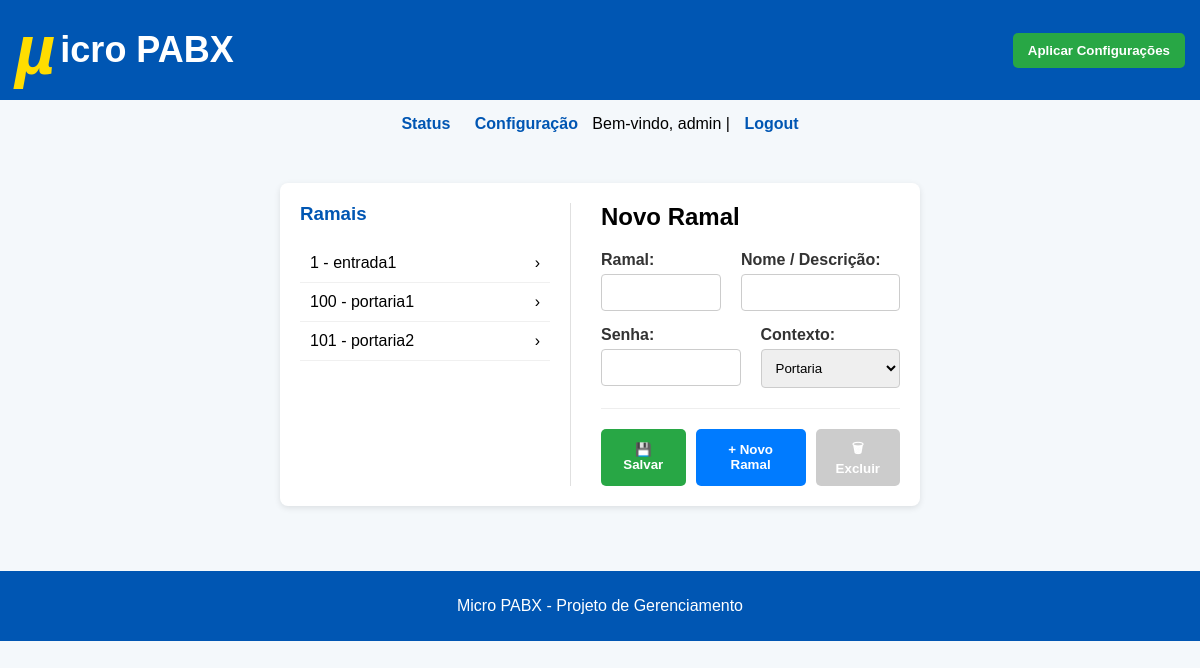
/config/ramal (signed in), run on an earlier commit of the app's database.
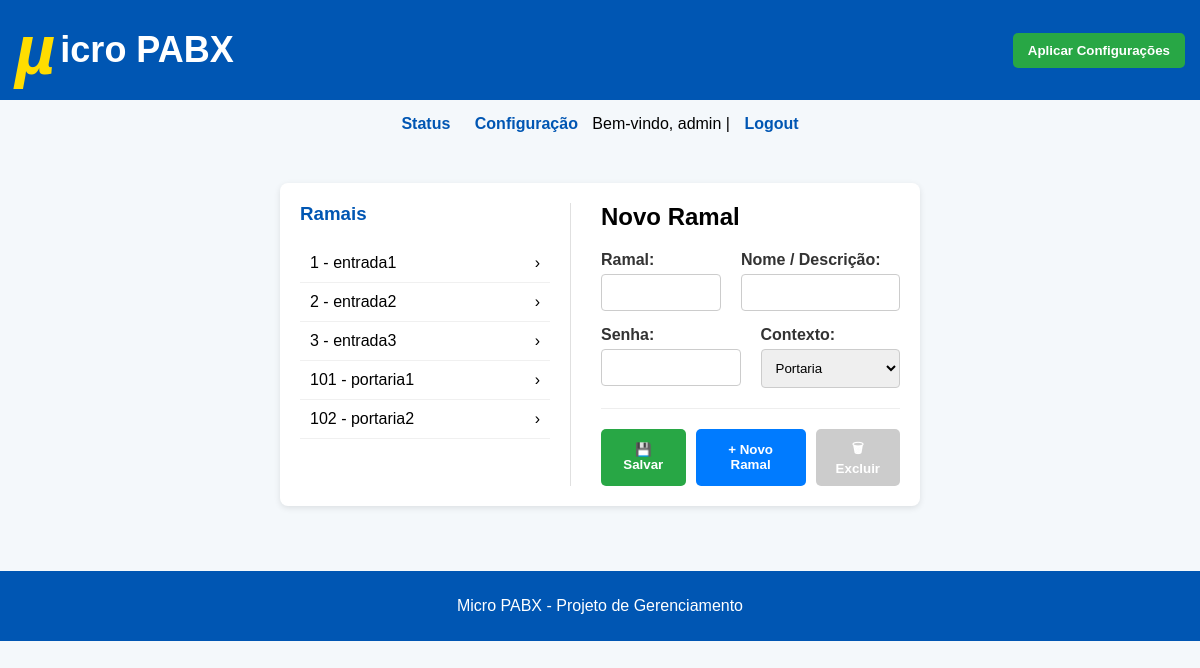
And on a later commit of the database.
### tables this page shows
CREATE TABLE ramais (
                    id INTEGER PRIMARY KEY AUTOINCREMENT,
                    ramal INTEGER UNIQUE NOT NULL,
                    nome TEXT NOT NULL,
                    senha TEXT NOT NULL,
                    contexto TEXT DEFAULT 'interno'
                );

### blueprints/pabx.py (the view, shortened to what this page needs)
@pabx_bp.route("/ramal", methods=["GET", "POST"])
@login_required
def cadastro_ramal():
    ramais = get_ramais()
    return render_template("config_ramais.html", ramais=ramais)

### auth.py (called while the page is built)
def login_required(f):
    @wraps(f)
    def decorated_function(*args, **kwargs):
        if not session.get("user"):
            flash("Você precisa estar logado para acessar esta página.", "warning")
            return redirect(url_for("auth.login")) # Rota de login agora está no blueprint 'auth'
        return f(*args, **kwargs)
    return decorated_function

### database.py (called while the page is built)
def get_db():
    conn = sqlite3.connect(DB_PATH)
    conn.row_factory = sqlite3.Row
    return conn

def get_ramais():
    conn = get_db()
    ramais_raw = conn.execute("SELECT ramal, nome, senha, contexto FROM ramais").fetchall()
    ramais = []
    for r in ramais_raw:
        ramais.append({
            "ramal": r["ramal"],
            "nome": r["nome"],
            "senha": r["senha"],
            "contexto": r["contexto"]
        })
    conn.close()
    return ramais

### templates/config_ramais.html (shortened to what this page needs)
{% extends "base.html" %}
{% block content %}
<div class="card layout-split">
    <aside class="sidebar">
        <h3>Ramais</h3>
        {% if ramais %}
            <ul class="ramal-list" id="ramal-list">
                {% for r in ramais %}
                    <li onclick="selecionarRamal(this, '{{ r.id }}', '{{ r.ramal }}', '{{ r.nome }}', '{{ r.senha }}', '{{ r.contexto }}')">
                        <span>{{ r.ramal }} - {{ r.nome }}</span>
                        <span>&rsaquo;</span>
                    </li>
                {% endfor %}
            </ul>
        {% else %}
            <p>Nenhum ramal cadastrado.</p>
        {% endif %}
    </aside>
    <main class="main-content">
        <h2 id="form-title">Novo Ramal</h2>
        <form method="POST" id="form-ramal" action="{{ url_for('pabx.cadastro_ramal') }}">
            <div class="form-row">
                <div class="form-group" style="flex-basis: 120px; flex-grow: 0;">
                    <label for="ramal">Ramal:</label>
                    <input type="number" name="ramal" id="ramal" required>
                </div>
                <div class="form-group">
                    <label for="nome">Nome / Descrição:</label>
                    <input type="text" name="nome" id="nome" required>
                </div>
            </div>
            <div class="form-row">
                <div class="form-group">
                    <label for="senha">Senha:</label>
                    <input type="text" name="senha" id="senha" required>
                </div>
                <div class="form-group">
                    <label for="contexto">Contexto:</label>
                    <select id="contexto" name="contexto">
                        <option value="portaria">Portaria</option>
                    </select>
                </div>
            </div>
            <div class="form-actions">
                <button type="submit" class="btn-save">&#128190; Salvar</button>
                <button type="button" class="btn-new" onclick="resetForm()">&#43; Novo Ramal</button>
                <button type="button" class="btn-delete" id="btn-delete" onclick="excluirRamal()" disabled>&#128465; Excluir</button>
            </div>
        </form>
    </main>
</div>
{% endblock %}

### templates/base.html (shortened to what this page needs)
<!DOCTYPE html>
<html lang="pt-BR">
<head>
</head>
<body>
    <header>
        <h1><span>&#181;</span>icro PABX</h1>
        <form action="{{ url_for('main.reload') }}" method="POST" style="display: inline;">
            <button type="submit">Aplicar Configurações</button>
        </form>
    </header>
    <nav>
        <a href="{{ url_for('main.index') }}">Status</a>
        <a href="{{ url_for('pabx.config_pabx') }}">Configuração</a>
        {% if session.get('user') %}
            <span>Bem-vindo, {{ session.get('user') }}</span>
        | <a href="{{ url_for('auth.logout') }}">Logout</a>
        {% endif %}
    </nav>
    <div class="container">
        {% block content %}{% endblock %}
    </div>
    <footer>
        <p>Micro PABX - Projeto de Gerenciamento</p>
    </footer>
</body>
</html>

### templates/base.html (style rules this page uses)
body { font-family: Arial, sans-serif; background-color: #f4f8fb; margin: 0; padding: 0; }
header { background-color: #0056b3; color: white; padding: 15px; display: flex; justify-content: space-between; align-items: center; }
header h1 { font-size: 36px; color: white; margin: 0; display: flex; align-items: center; }
header h1 span { font-weight: bold; color: #ffdd00; font-size: 70px; font-style: italic; line-height: 1; margin-right: 5px; align-items: center; }
header form { margin: 0; }
header button { background-color: #28a745; color: white; border: none; padding: 10px 15px; border-radius: 5px; font-weight: bold; cursor: pointer; }
nav { margin: 15px; text-align: center; }
nav a { margin: 0 10px; text-decoration: none; color: #0056b3; font-weight: bold; }
.container { padding: 20px; }
.card { background: white; border-radius: 8px; padding: 20px; margin: 15px auto; max-width: 600px; box-shadow: 0 2px 6px rgba(0,0,0,0.1); }
footer { background-color: #0056b3; color: white; text-align: center; padding: 10px; margin-top: 30px; }

### templates/config_ramais.html (style rules this page uses)
.layout-split { display: flex; gap: 30px; }
.sidebar { flex: 0 0 250px; border-right: 1px solid #e0e0e0; padding-right: 20px; }
.sidebar h3 { margin-top: 0; color: #0056b3; }
.ramal-list { list-style: none; padding: 0; margin: 0; max-height: 400px; overflow-y: auto; }
.ramal-list li { padding: 10px; cursor: pointer; border-bottom: 1px solid #f0f0f0; transition: background-color 0.2s; display: flex; justify-content: space-between; align-items: center; }
.main-content { flex-grow: 1; }
.main-content h2 { margin-top: 0; }
.form-row { display: flex; gap: 20px; margin-bottom: 15px; }
.form-group { flex: 1; display: flex; flex-direction: column; }
.form-group label { font-weight: bold; margin-bottom: 5px; color: #333; }
.form-group input, .form-group select { width: 100%; padding: 10px; border: 1px solid #ccc; border-radius: 4px; box-sizing: border-box; }
.form-actions { display: flex; gap: 10px; margin-top: 20px; padding-top: 20px; border-top: 1px solid #eee; }
.form-actions button { padding: 10px 15px; border: none; border-radius: 5px; font-weight: bold; cursor: pointer; display: inline-flex; align-items: center; gap: 5px; }
.btn-save { background-color: #28a745; color: white; }
.btn-new { background-color: #007bff; color: white; }
.btn-delete { background-color: #dc3545; color: white; margin-left: auto; }
.btn-delete:disabled { background-color: #ccc; cursor: not-allowed; }
input[type=number] { -moz-appearance: textfield; }

What changed in the data, as far as the page shows it:
removed ramais: ramal "100", nome "portaria1"
removed ramais: ramal "101", nome "portaria2"
added ramais: ramal "2", nome "entrada2"
added ramais: ramal "3", nome "entrada3"
added ramais: ramal "101", nome "portaria1"
added ramais: ramal "102", nome "portaria2"
